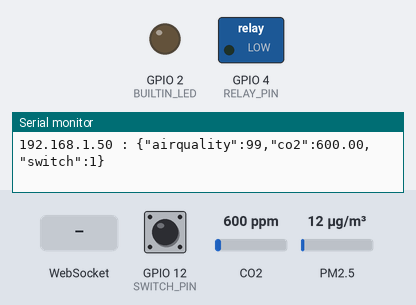
The program below on a simulated ESP8266 (NodeMCU). On the bench: switched loads named in the program (green lamp = pin HIGH), output pins drawn as LEDs (lit = HIGH, except the on-board LED, lit = LOW), the last lines printed to the serial monitor. Inputs (shaded band) come from the test bench; at power-on: GPIO 12 (SWITCH_PIN) HIGH, CO2 600 ppm, PM2.5 12 µg/m³. WiFi joins after 1.5 s; servers stay silent unless stated.

Above: at 3.2 s.
3.3 s: WebSocket text "AP_ON" received
At 4.5 s:
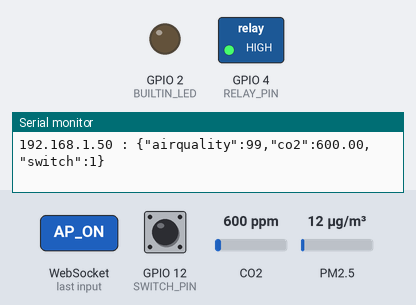
4.8 s: WebSocket text "LEDON" received
At 5.9 s:
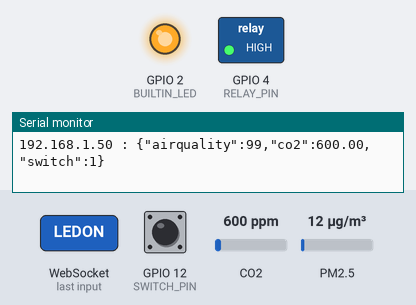
14.5 s: WebSocket text "LEDOFF" received
At 15.3 s:
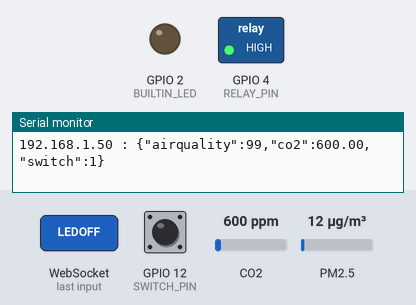
18.6 s: WebSocket text "AP_OFF" received
At 19.8 s:
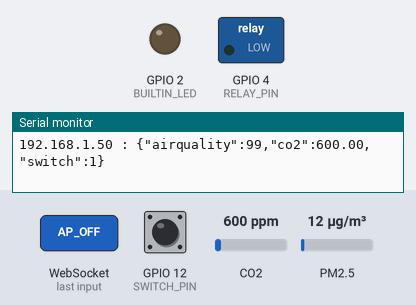
Timing chart, 0 to 21.6 s (numbered marks = the images above; inputs shaded):
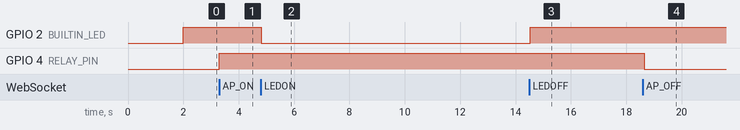

The program:

main.cpp
```cpp
#include <Arduino.h>
#include <ESP8266WiFi.h>
#include <ESP8266WebServer.h>
#include <WebSocketsServer.h>
#include <SoftwareSerial.h>
#include <PMS.h>
#include "MQ135.h"

// WIFI DETAILS ----------------------------------------

// const char* ssid     = "AN5506-04-FA_e60b8";
// const char* password = "72819f47";

const char* ssid     = "Hotspot";
const char* password = "1234567890";

// PINOUTS ---------------------------------------------
#define PMS5003_RX          15  // D8
#define PMS5003_TX          13  // D7
#define MQ135_PIN           A0
#define BUILTIN_LED         2   // D4
#define RELAY_PIN           4   // D2
#define SWITCH_PIN          12   // D6

SoftwareSerial softwareSerial(PMS5003_TX, PMS5003_RX);
PMS pms(softwareSerial);
MQ135 mq135(MQ135_PIN);

ESP8266WebServer server;
WebSocketsServer webSocket = WebSocketsServer(81);

PMS::DATA data;
uint16_t PMSdata;

char webpage[] PROGMEM = R"=====(
<html>
<head>
  <title>WiFi Air Purifier</title>
  <script>
    var Socket;
    function init(){
      Socket = new WebSocket('ws://' + window.location.hostname + ':81/');
      Socket.onmessage = function(event){
        var data = JSON.parse(event.data);
        console.log(data);
      }
    }
  </script>
</head>
<body onload="javascript:init()">
  <h4>IoT Air Purifier Server</h4>
</body>
</html>
)=====";

void webSocketEvent(uint8_t num, WStype_t type, uint8_t * payload, size_t length){
  String payload_str = String((char*) payload);

  if(type == WStype_TEXT){
    // if(payload[0] == '#'){
    //   uint16_t brightness = (uint16_t) strtol((const char *) &payload[1], NULL, 10);
    //   brightness = 1024 - brightness;
    //   Serial.print("command= ");
    //   Serial.println(brightness);
    // }

    if(payload_str == "LEDON")digitalWrite(LED_BUILTIN, LOW);
    else if(payload_str == "LEDOFF")digitalWrite(LED_BUILTIN, HIGH);
    else if(payload_str == "AP_ON")digitalWrite(RELAY_PIN, HIGH);
    else if(payload_str == "AP_OFF")digitalWrite(RELAY_PIN, LOW);
  }
}


void setup() {
  Serial.begin(9600);
  softwareSerial.begin(9600);

  pinMode(BUILTIN_LED, OUTPUT);
  pinMode(RELAY_PIN, OUTPUT);
  pinMode(SWITCH_PIN, INPUT);

  digitalWrite(RELAY_PIN, LOW);
  digitalWrite(BUILTIN_LED, LOW);

  Serial.print("Connecting to WiFi!.");
  WiFi.disconnect();
  WiFi.mode(WIFI_STA);
  delay(500);
  WiFi.begin(ssid, password);

  while(WiFi.status() != WL_CONNECTED) {
    Serial.print(".");
    delay(500);
  }

  Serial.println("");
  Serial.println("WiFi connected.");
  Serial.print("IP: ");
  Serial.println(WiFi.localIP());

  server.on("/",[](){
    server.send_P(200, "text/html", webpage);
  });

  server.begin();
  webSocket.begin();
  webSocket.onEvent(webSocketEvent);


  digitalWrite(BUILTIN_LED, HIGH);
}

void loop() {
  server.handleClient();
  webSocket.loop();
  //Serial.println(digitalRead(SWITCH_PIN));

  if(pms.read(data))PMSdata = data.PM_AE_UG_2_5;
  else PMSdata = 99;

  String json = "{\"airquality\":";
    json += PMSdata;
    json += ",\"co2\":";
    json += mq135.getPPM();
    json += ",\"switch\":";
    json += digitalRead(SWITCH_PIN);
    json += "}";

  Serial.print(WiFi.localIP());
  Serial.print(" : ");
  Serial.println(json);
  webSocket.broadcastTXT(json.c_str(), json.length());

}
```

Measured:
- after the input at 3.3 s, GPIO 4 (RELAY_PIN): LOW → HIGH at once
- after the input at 4.8 s, GPIO 2 (BUILTIN_LED): HIGH → LOW at once
- after the input at 14.5 s, GPIO 2 (BUILTIN_LED): LOW → HIGH at once
- after the input at 18.6 s, GPIO 4 (RELAY_PIN): HIGH → LOW at once
